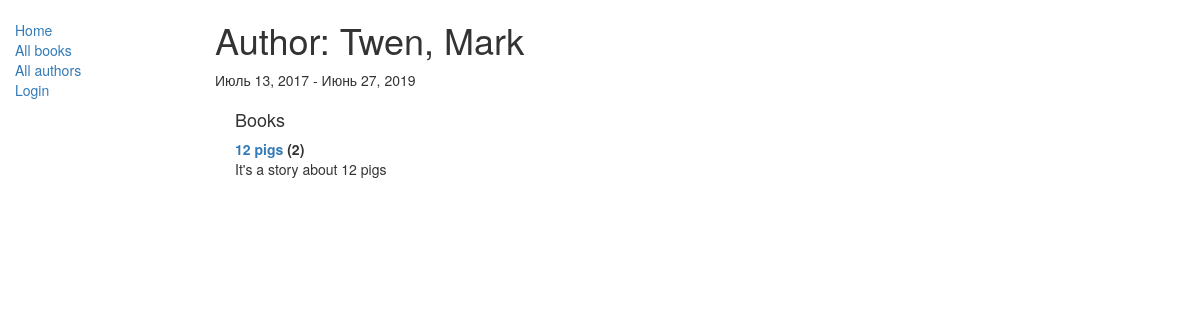
Before: /catalog/author/1 with the older database file.
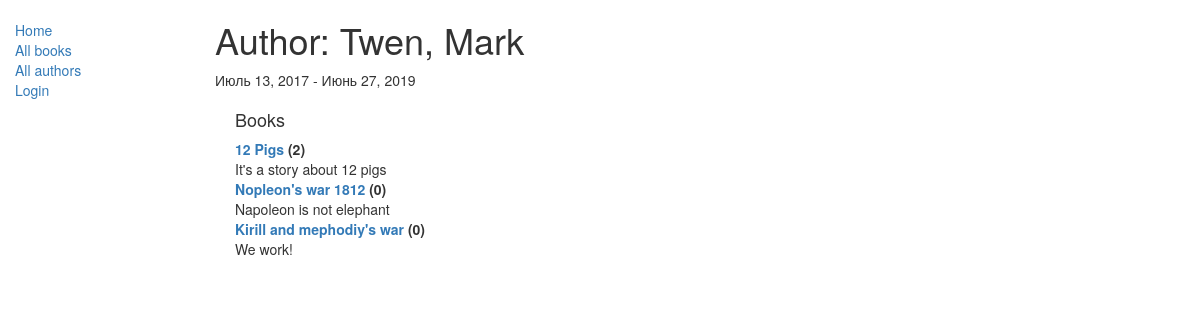
After: the same page with the newer database file.
### catalog/models.py (models this page shows, shortened)
class Book(models.Model):
    title = models.CharField(max_length=200)
    author = models.ForeignKey('Author', on_delete=models.SET_NULL, null=True)
    summary = models.TextField(max_length=1000, help_text="Enter a brief description of the book")
    isbn = models.CharField('ISBN',max_length=13, help_text='13 Character <a href="https://www.isbn-international.org/content/what-isbn">ISBN number</a>')
    genre = models.ManyToManyField(Genre, help_text="Select a genre for this book")
    def __str__(self):
        return self.title
    def display_genre(self):
        """
        Creates a string for the Genre. This is required to display genre in Admin.
        """
        return ', '.join([ genre.name for genre in self.genre.all()[:3] ])
    display_genre.short_description = 'Genre'

### catalog/views.py (the view)
# urls.py: url(r'^author/(?P<pk>\d+)$', views.AuthorDetailView.as_view(), name='author-detail'),
class AuthorDetailView(generic.DetailView):
    model = Author

### catalog/models.py (called while the page is built)
    def __str__(self):
        return '%s, %s' % (self.last_name, self.first_name)

### catalog/templates/catalog/author_detail.html
{% extends "base_generic.html" %}
{% block content %}
<h1>Author: {{ author }} </h1>
<p>{{author.date_of_birth}} - {% if author.date_of_death %}{{author.date_of_death}}{% endif %}</p>
<div style="margin-left:20px;margin-top:20px">
<h4>Books</h4>
<dl>
{% for book in author.book_set.all %}
  <dt><a href="{% url 'book-detail' book.pk %}">{{book}}</a> ({{book.bookinstance_set.all.count}})</dt>
  <dd>{{book.summary}}</dd>
{% endfor %}
</dl>
</div>
{% endblock %}

Changed rows visible on the page:
changed Book "It's a story about 12 pigs": title "12 pigs" → "12 Pigs"
added Book: title "Nopleon's war 1812", bookinstance_set.all.count "0", summary "Napoleon is not elephant"
added Book: title "Kirill and mephodiy's war", bookinstance_set.all.count "0", summary "We work!"
